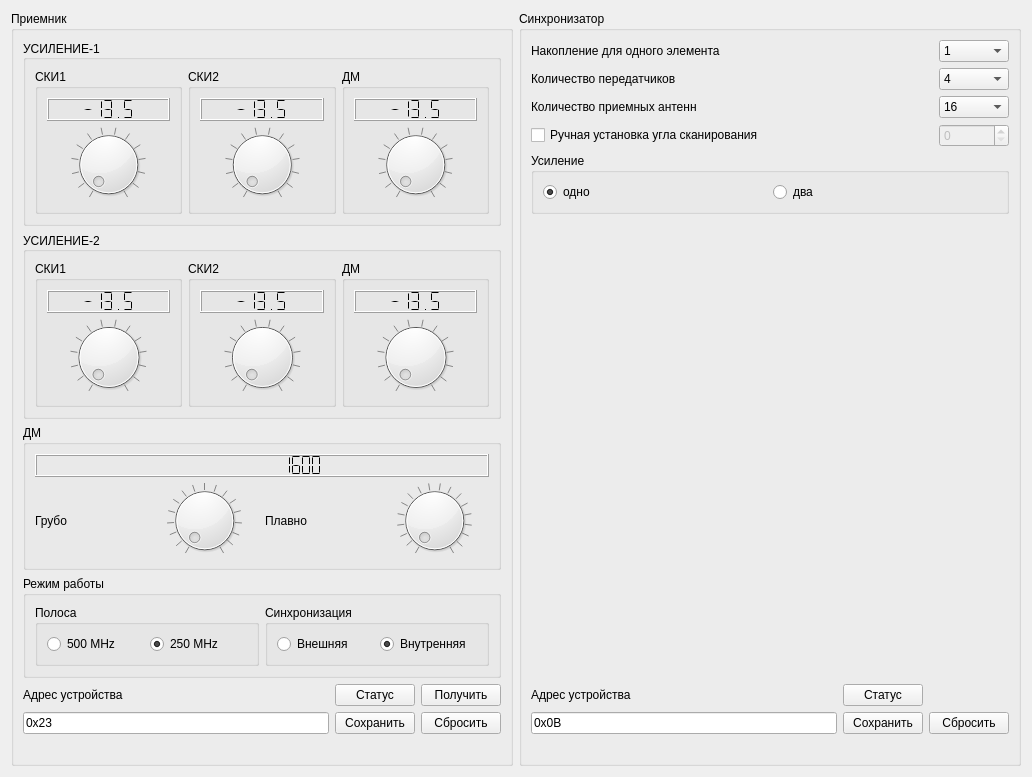
<?xml version="1.0" encoding="UTF-8"?>
<ui version="4.0">
 <class>RS485DialogBox</class>
 <widget class="QWidget" name="RS485DialogBox">
  <property name="geometry">
   <rect>
    <x>0</x>
    <y>0</y>
    <width>1032</width>
    <height>777</height>
   </rect>
  </property>
  <property name="windowTitle">
   <string>Form</string>
  </property>
  <property name="toolTip">
   <string>&lt;html&gt;&lt;head/&gt;&lt;body&gt;&lt;p&gt;Получает настройки из приемника&lt;/p&gt;&lt;/body&gt;&lt;/html&gt;</string>
  </property>
  <layout class="QVBoxLayout" name="verticalLayout_3">
   <item>
    <layout class="QHBoxLayout" name="horizontalLayout_2">
     <item>
      <widget class="QGroupBox" name="groupBoxReciver">
       <property name="title">
        <string>Приемник</string>
       </property>
       <layout class="QVBoxLayout" name="verticalLayout_2">
        <item>
         <layout class="QGridLayout" name="layoutReciver">
          <item row="0" column="0">
           <widget class="QGroupBox" name="groupBoxAMP1">
            <property name="title">
             <string>УСИЛЕНИЕ-1</string>
            </property>
            <property name="alignment">
             <set>Qt::AlignLeading|Qt::AlignLeft|Qt::AlignVCenter</set>
            </property>
            <property name="flat">
             <bool>false</bool>
            </property>
            <property name="checkable">
             <bool>false</bool>
            </property>
            <layout class="QGridLayout" name="gridLayout">
             <item row="0" column="2">
              <widget class="QGroupBox" name="groupBoxAmpUsp2">
               <property name="title">
                <string>СКИ2</string>
               </property>
               <property name="checkable">
                <bool>false</bool>
               </property>
               <property name="checked">
                <bool>false</bool>
               </property>
               <layout class="QVBoxLayout" name="verticalLayout_6">
                <item>
                 <widget class="QLCDNumber" name="lcdAmpUsp2">
                  <property name="segmentStyle">
                   <enum>QLCDNumber::Flat</enum>
                  </property>
                  <property name="value" stdset="0">
                   <double>-13.500000000000000</double>
                  </property>
                 </widget>
                </item>
                <item>
                 <widget class="QDial" name="dialAmpUsp2">
                  <property name="minimum">
                   <number>0</number>
                  </property>
                  <property name="maximum">
                   <number>63</number>
                  </property>
                  <property name="singleStep">
                   <number>1</number>
                  </property>
                  <property name="pageStep">
                   <number>1</number>
                  </property>
                  <property name="value">
                   <number>0</number>
                  </property>
                  <property name="wrapping">
                   <bool>false</bool>
                  </property>
                  <property name="notchTarget">
                   <double>5.000000000000000</double>
                  </property>
                  <property name="notchesVisible">
                   <bool>true</bool>
                  </property>
                 </widget>
                </item>
               </layout>
              </widget>
             </item>
             <item row="0" column="1">
              <widget class="QGroupBox" name="groupBoxAmpUsp1">
               <property name="title">
                <string>СКИ1</string>
               </property>
               <property name="checkable">
                <bool>false</bool>
               </property>
               <property name="checked">
                <bool>false</bool>
               </property>
               <layout class="QVBoxLayout" name="verticalLayout_5">
                <item>
                 <widget class="QLCDNumber" name="lcdAmpUsp1">
                  <property name="segmentStyle">
                   <enum>QLCDNumber::Flat</enum>
                  </property>
                  <property name="value" stdset="0">
                   <double>-13.500000000000000</double>
                  </property>
                 </widget>
                </item>
                <item>
                 <widget class="QDial" name="dialAmpUsp1">
                  <property name="minimum">
                   <number>0</number>
                  </property>
                  <property name="maximum">
                   <number>63</number>
                  </property>
                  <property name="singleStep">
                   <number>1</number>
                  </property>
                  <property name="pageStep">
                   <number>1</number>
                  </property>
                  <property name="value">
                   <number>0</number>
                  </property>
                  <property name="wrapping">
                   <bool>false</bool>
                  </property>
                  <property name="notchTarget">
                   <double>5.000000000000000</double>
                  </property>
                  <property name="notchesVisible">
                   <bool>true</bool>
                  </property>
                 </widget>
                </item>
               </layout>
              </widget>
             </item>
             <item row="0" column="3">
              <widget class="QGroupBox" name="groupBoxAmpDm">
               <property name="title">
                <string>ДМ</string>
               </property>
               <property name="checkable">
                <bool>false</bool>
               </property>
               <property name="checked">
                <bool>false</bool>
               </property>
               <layout class="QVBoxLayout" name="verticalLayout">
                <item>
                 <widget class="QLCDNumber" name="lcdAmpDm">
                  <property name="frameShape">
                   <enum>QFrame::Box</enum>
                  </property>
                  <property name="segmentStyle">
                   <enum>QLCDNumber::Flat</enum>
                  </property>
                  <property name="value" stdset="0">
                   <double>-13.500000000000000</double>
                  </property>
                 </widget>
                </item>
                <item>
                 <widget class="QDial" name="dialAmpDm">
                  <property name="minimum">
                   <number>0</number>
                  </property>
                  <property name="maximum">
                   <number>63</number>
                  </property>
                  <property name="singleStep">
                   <number>1</number>
                  </property>
                  <property name="pageStep">
                   <number>1</number>
                  </property>
                  <property name="value">
                   <number>0</number>
                  </property>
                  <property name="wrapping">
                   <bool>false</bool>
                  </property>
                  <property name="notchTarget">
                   <double>5.000000000000000</double>
                  </property>
                  <property name="notchesVisible">
                   <bool>true</bool>
                  </property>
                 </widget>
                </item>
               </layout>
              </widget>
             </item>
            </layout>
           </widget>
          </item>
          <item row="2" column="0">
           <widget class="QGroupBox" name="groupBoxSintDM">
            <property name="title">
             <string>ДМ</string>
            </property>
            <property name="checkable">
             <bool>false</bool>
            </property>
            <property name="checked">
             <bool>false</bool>
            </property>
            <layout class="QGridLayout" name="gridLayout_4">
             <item row="3" column="2">
              <widget class="QLabel" name="labeldialSintDmSlow">
               <property name="text">
                <string>Плавно</string>
               </property>
              </widget>
             </item>
             <item row="3" column="3">
              <widget class="QDial" name="dialSintDmSlow">
               <property name="maximum">
                <number>255</number>
               </property>
               <property name="pageStep">
                <number>1</number>
               </property>
               <property name="notchTarget">
                <double>15.000000000000000</double>
               </property>
               <property name="notchesVisible">
                <bool>true</bool>
               </property>
              </widget>
             </item>
             <item row="2" column="0" colspan="4">
              <widget class="QLCDNumber" name="lcdSintDm">
               <property name="digitCount">
                <number>12</number>
               </property>
               <property name="segmentStyle">
                <enum>QLCDNumber::Flat</enum>
               </property>
               <property name="value" stdset="0">
                <double>1600.000000000000000</double>
               </property>
              </widget>
             </item>
             <item row="3" column="1">
              <widget class="QDial" name="dialSintDmFast">
               <property name="minimum">
                <number>80</number>
               </property>
               <property name="maximum">
                <number>160</number>
               </property>
               <property name="singleStep">
                <number>1</number>
               </property>
               <property name="pageStep">
                <number>1</number>
               </property>
               <property name="value">
                <number>80</number>
               </property>
               <property name="notchTarget">
                <double>5.000000000000000</double>
               </property>
               <property name="notchesVisible">
                <bool>true</bool>
               </property>
              </widget>
             </item>
             <item row="3" column="0">
              <widget class="QLabel" name="labelSintDmFast">
               <property name="text">
                <string>Грубо</string>
               </property>
              </widget>
             </item>
            </layout>
           </widget>
          </item>
          <item row="3" column="0">
           <widget class="QGroupBox" name="groupBoxWorkMode">
            <property name="title">
             <string>Режим работы</string>
            </property>
            <property name="checkable">
             <bool>false</bool>
            </property>
            <property name="checked">
             <bool>false</bool>
            </property>
            <layout class="QHBoxLayout" name="horizontalLayout">
             <item>
              <widget class="QGroupBox" name="groupBoxBand">
               <property name="title">
                <string>Полоса</string>
               </property>
               <layout class="QHBoxLayout" name="horizontalLayout_5">
                <item>
                 <widget class="QRadioButton" name="radioButton_500MHz">
                  <property name="text">
                   <string>500 MHz</string>
                  </property>
                  <property name="checked">
                   <bool>false</bool>
                  </property>
                 </widget>
                </item>
                <item>
                 <widget class="QRadioButton" name="radioButton_250MHz">
                  <property name="text">
                   <string>250 MHz</string>
                  </property>
                  <property name="checkable">
                   <bool>true</bool>
                  </property>
                  <property name="checked">
                   <bool>true</bool>
                  </property>
                 </widget>
                </item>
               </layout>
              </widget>
             </item>
             <item>
              <widget class="QGroupBox" name="groupBoxSync">
               <property name="title">
                <string>Синхронизация</string>
               </property>
               <property name="flat">
                <bool>false</bool>
               </property>
               <layout class="QHBoxLayout" name="horizontalLayout_6">
                <item>
                 <widget class="QRadioButton" name="radioButton_InSync">
                  <property name="text">
                   <string>Внешняя</string>
                  </property>
                  <property name="checked">
                   <bool>false</bool>
                  </property>
                 </widget>
                </item>
                <item>
                 <widget class="QRadioButton" name="radioButton_OutSync">
                  <property name="text">
                   <string>Внутренняя</string>
                  </property>
                  <property name="checked">
                   <bool>true</bool>
                  </property>
                 </widget>
                </item>
               </layout>
              </widget>
             </item>
            </layout>
           </widget>
          </item>
          <item row="4" column="0">
           <layout class="QGridLayout" name="gridLayoutActionsReciver">
            <item row="1" column="0">
             <widget class="QLineEdit" name="deviceAdressReciver">
              <property name="text">
               <string>0x23</string>
              </property>
             </widget>
            </item>
            <item row="0" column="0">
             <widget class="QLabel" name="labelReciver">
              <property name="text">
               <string>Адрес устройства</string>
              </property>
             </widget>
            </item>
            <item row="0" column="2">
             <widget class="QPushButton" name="GetSettingReciver">
              <property name="statusTip">
               <string>Получает настройки из приемника</string>
              </property>
              <property name="text">
               <string>Получить</string>
              </property>
             </widget>
            </item>
            <item row="1" column="1">
             <widget class="QPushButton" name="SaveReciver">
              <property name="text">
               <string>Сохранить</string>
              </property>
             </widget>
            </item>
            <item row="1" column="2">
             <widget class="QPushButton" name="ResetReciver">
              <property name="text">
               <string>Сбросить</string>
              </property>
             </widget>
            </item>
            <item row="0" column="1">
             <widget class="QPushButton" name="StatusReciver">
              <property name="styleSheet">
               <string notr="true"/>
              </property>
              <property name="text">
               <string>Статус</string>
              </property>
             </widget>
            </item>
            <item row="2" column="0">
             <widget class="QLabel" name="lableStatus">
              <property name="text">
               <string/>
              </property>
             </widget>
            </item>
           </layout>
          </item>
          <item row="1" column="0">
           <widget class="QGroupBox" name="groupBoxAMP2">
            <property name="title">
             <string>УСИЛЕНИЕ-2</string>
            </property>
            <property name="alignment">
             <set>Qt::AlignLeading|Qt::AlignLeft|Qt::AlignVCenter</set>
            </property>
            <property name="flat">
             <bool>false</bool>
            </property>
            <property name="checkable">
             <bool>false</bool>
            </property>
            <layout class="QGridLayout" name="gridLayout_2">
             <item row="0" column="2">
              <widget class="QGroupBox" name="groupBoxAmpUsp2_2">
               <property name="title">
                <string>СКИ2</string>
               </property>
               <property name="checkable">
                <bool>false</bool>
               </property>
               <property name="checked">
                <bool>false</bool>
               </property>
               <layout class="QVBoxLayout" name="verticalLayout_7">
                <item>
                 <widget class="QLCDNumber" name="lcdAmpUsp2_2">
                  <property name="segmentStyle">
                   <enum>QLCDNumber::Flat</enum>
                  </property>
                  <property name="value" stdset="0">
                   <double>-13.500000000000000</double>
                  </property>
                 </widget>
                </item>
                <item>
                 <widget class="QDial" name="dialAmpUsp2_2">
                  <property name="minimum">
                   <number>0</number>
                  </property>
                  <property name="maximum">
                   <number>63</number>
                  </property>
                  <property name="singleStep">
                   <number>1</number>
                  </property>
                  <property name="pageStep">
                   <number>1</number>
                  </property>
                  <property name="value">
                   <number>0</number>
                  </property>
                  <property name="wrapping">
                   <bool>false</bool>
                  </property>
                  <property name="notchTarget">
                   <double>5.000000000000000</double>
                  </property>
                  <property name="notchesVisible">
                   <bool>true</bool>
                  </property>
                 </widget>
                </item>
               </layout>
              </widget>
             </item>
             <item row="0" column="1">
              <widget class="QGroupBox" name="groupBoxAmpUsp1_2">
               <property name="title">
                <string>СКИ1</string>
               </property>
               <property name="checkable">
                <bool>false</bool>
               </property>
               <property name="checked">
                <bool>false</bool>
               </property>
               <layout class="QVBoxLayout" name="verticalLayout_8">
                <item>
                 <widget class="QLCDNumber" name="lcdAmpUsp1_2">
                  <property name="segmentStyle">
                   <enum>QLCDNumber::Flat</enum>
                  </property>
                  <property name="value" stdset="0">
                   <double>-13.500000000000000</double>
                  </property>
                 </widget>
                </item>
                <item>
                 <widget class="QDial" name="dialAmpUsp1_2">
                  <property name="minimum">
                   <number>0</number>
                  </property>
                  <property name="maximum">
                   <number>63</number>
                  </property>
                  <property name="singleStep">
                   <number>1</number>
                  </property>
                  <property name="pageStep">
                   <number>1</number>
                  </property>
                  <property name="value">
                   <number>0</number>
                  </property>
                  <property name="wrapping">
                   <bool>false</bool>
                  </property>
                  <property name="notchTarget">
                   <double>5.000000000000000</double>
                  </property>
                  <property name="notchesVisible">
                   <bool>true</bool>
                  </property>
                 </widget>
                </item>
               </layout>
              </widget>
             </item>
             <item row="0" column="3">
              <widget class="QGroupBox" name="groupBoxAmpDm_2">
               <property name="title">
                <string>ДМ</string>
               </property>
               <property name="checkable">
                <bool>false</bool>
               </property>
               <property name="checked">
                <bool>false</bool>
               </property>
               <layout class="QVBoxLayout" name="verticalLayout_9">
                <item>
                 <widget class="QLCDNumber" name="lcdAmpDm_2">
                  <property name="frameShape">
                   <enum>QFrame::Box</enum>
                  </property>
                  <property name="segmentStyle">
                   <enum>QLCDNumber::Flat</enum>
                  </property>
                  <property name="value" stdset="0">
                   <double>-13.500000000000000</double>
                  </property>
                 </widget>
                </item>
                <item>
                 <widget class="QDial" name="dialAmpDm_2">
                  <property name="minimum">
                   <number>0</number>
                  </property>
                  <property name="maximum">
                   <number>63</number>
                  </property>
                  <property name="singleStep">
                   <number>1</number>
                  </property>
                  <property name="pageStep">
                   <number>1</number>
                  </property>
                  <property name="value">
                   <number>0</number>
                  </property>
                  <property name="wrapping">
                   <bool>false</bool>
                  </property>
                  <property name="notchTarget">
                   <double>5.000000000000000</double>
                  </property>
                  <property name="notchesVisible">
                   <bool>true</bool>
                  </property>
                 </widget>
                </item>
               </layout>
              </widget>
             </item>
            </layout>
           </widget>
          </item>
         </layout>
        </item>
       </layout>
      </widget>
     </item>
     <item>
      <widget class="QGroupBox" name="groupBoxSynchronition">
       <property name="title">
        <string>Синхронизатор</string>
       </property>
       <layout class="QVBoxLayout" name="verticalLayout_4">
        <item>
         <layout class="QVBoxLayout" name="verticalLayoutSynchronition">
          <item>
           <layout class="QHBoxLayout" name="layoutOneElement">
            <item>
             <widget class="QLabel" name="labelAccumOneElement">
              <property name="text">
               <string>Накопление для одного элемента</string>
              </property>
             </widget>
            </item>
            <item>
             <widget class="QComboBox" name="accumOneElement">
              <property name="minimumSize">
               <size>
                <width>70</width>
                <height>0</height>
               </size>
              </property>
              <property name="maximumSize">
               <size>
                <width>70</width>
                <height>16777215</height>
               </size>
              </property>
              <item>
               <property name="text">
                <string>1</string>
               </property>
              </item>
              <item>
               <property name="text">
                <string>2</string>
               </property>
              </item>
              <item>
               <property name="text">
                <string>4</string>
               </property>
              </item>
              <item>
               <property name="text">
                <string>8</string>
               </property>
              </item>
              <item>
               <property name="text">
                <string>16</string>
               </property>
              </item>
              <item>
               <property name="text">
                <string>32</string>
               </property>
              </item>
              <item>
               <property name="text">
                <string>64</string>
               </property>
              </item>
              <item>
               <property name="text">
                <string>128</string>
               </property>
              </item>
              <item>
               <property name="text">
                <string>256</string>
               </property>
              </item>
             </widget>
            </item>
           </layout>
          </item>
          <item>
           <layout class="QHBoxLayout" name="layoutCountTransmiters">
            <item>
             <widget class="QLabel" name="labelCountTransmiters">
              <property name="text">
               <string>Количество передатчиков</string>
              </property>
             </widget>
            </item>
            <item>
             <widget class="QComboBox" name="countTransmiters">
              <property name="minimumSize">
               <size>
                <width>70</width>
                <height>0</height>
               </size>
              </property>
              <property name="maximumSize">
               <size>
                <width>70</width>
                <height>16777215</height>
               </size>
              </property>
              <property name="currentIndex">
               <number>2</number>
              </property>
              <item>
               <property name="text">
                <string>1</string>
               </property>
              </item>
              <item>
               <property name="text">
                <string>2</string>
               </property>
              </item>
              <item>
               <property name="text">
                <string>4</string>
               </property>
              </item>
             </widget>
            </item>
           </layout>
          </item>
          <item>
           <layout class="QHBoxLayout" name="layoutCountReciversAntenn">
            <item>
             <widget class="QLabel" name="labelCountReciversAntenn">
              <property name="text">
               <string>Количество приемных антенн</string>
              </property>
             </widget>
            </item>
            <item>
             <widget class="QComboBox" name="countReciversAntenn">
              <property name="minimumSize">
               <size>
                <width>70</width>
                <height>0</height>
               </size>
              </property>
              <property name="maximumSize">
               <size>
                <width>70</width>
                <height>16777215</height>
               </size>
              </property>
              <property name="currentIndex">
               <number>4</number>
              </property>
              <item>
               <property name="text">
                <string>1</string>
               </property>
              </item>
              <item>
               <property name="text">
                <string>2</string>
               </property>
              </item>
              <item>
               <property name="text">
                <string>4</string>
               </property>
              </item>
              <item>
               <property name="text">
                <string>8</string>
               </property>
              </item>
              <item>
               <property name="text">
                <string>16</string>
               </property>
              </item>
             </widget>
            </item>
           </layout>
          </item>
          <item>
           <layout class="QHBoxLayout" name="horizontalLayout_3">
            <item>
             <widget class="QCheckBox" name="isHandScane">
              <property name="text">
               <string>Ручная установка угла сканирования</string>
              </property>
             </widget>
            </item>
            <item>
             <widget class="QSpinBox" name="azimutScane">
              <property name="enabled">
               <bool>false</bool>
              </property>
              <property name="minimumSize">
               <size>
                <width>70</width>
                <height>0</height>
               </size>
              </property>
              <property name="maximumSize">
               <size>
                <width>70</width>
                <height>16777215</height>
               </size>
              </property>
              <property name="maximum">
               <number>63</number>
              </property>
             </widget>
            </item>
           </layout>
          </item>
          <item>
           <widget class="QGroupBox" name="groupCountGain">
            <property name="title">
             <string>Усиление</string>
            </property>
            <layout class="QHBoxLayout" name="horizontalLayout_7">
             <item>
              <widget class="QRadioButton" name="oneGain">
               <property name="text">
                <string>одно</string>
               </property>
               <property name="checkable">
                <bool>true</bool>
               </property>
               <property name="checked">
                <bool>true</bool>
               </property>
              </widget>
             </item>
             <item>
              <widget class="QRadioButton" name="twoGain">
               <property name="text">
                <string>два</string>
               </property>
               <property name="checked">
                <bool>false</bool>
               </property>
              </widget>
             </item>
            </layout>
           </widget>
          </item>
          <item>
           <spacer name="verticalSpacer">
            <property name="orientation">
             <enum>Qt::Vertical</enum>
            </property>
            <property name="sizeHint" stdset="0">
             <size>
              <width>20</width>
              <height>40</height>
             </size>
            </property>
           </spacer>
          </item>
          <item>
           <layout class="QGridLayout" name="gridLayoutSynchronition">
            <item row="2" column="0">
             <widget class="QLabel" name="lableStatusSynchronition">
              <property name="text">
               <string/>
              </property>
             </widget>
            </item>
            <item row="0" column="0">
             <widget class="QLabel" name="labelAddressSynchronition">
              <property name="text">
               <string>Адрес устройства</string>
              </property>
             </widget>
            </item>
            <item row="1" column="0">
             <widget class="QLineEdit" name="deviceAdressSynchronition">
              <property name="text">
               <string>0x0B</string>
              </property>
             </widget>
            </item>
            <item row="1" column="1">
             <widget class="QPushButton" name="SaveSynchronition">
              <property name="text">
               <string>Сохранить</string>
              </property>
             </widget>
            </item>
            <item row="0" column="1">
             <widget class="QPushButton" name="statusSynchronition">
              <property name="text">
               <string>Статус</string>
              </property>
             </widget>
            </item>
            <item row="1" column="2">
             <widget class="QPushButton" name="ResetSynchronition">
              <property name="text">
               <string>Сбросить</string>
              </property>
             </widget>
            </item>
           </layout>
          </item>
         </layout>
        </item>
       </layout>
      </widget>
     </item>
    </layout>
   </item>
  </layout>
 </widget>
 <resources/>
 <connections>
  <connection>
   <sender>isHandScane</sender>
   <signal>clicked(bool)</signal>
   <receiver>azimutScane</receiver>
   <slot>setEnabled(bool)</slot>
   <hints>
    <hint type="sourcelabel">
     <x>886</x>
     <y>163</y>
    </hint>
    <hint type="destinationlabel">
     <x>1007</x>
     <y>183</y>
    </hint>
   </hints>
  </connection>
 </connections>
</ui>
